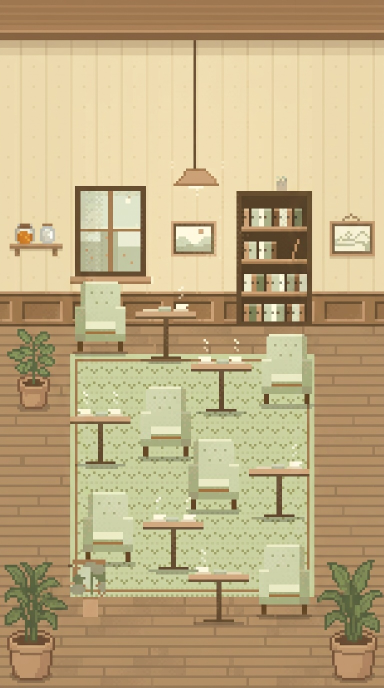
#> input picture ui/web/tools/art/sources/home_pano_gen.jpg, 768 x 1376 px (shown at 1/2 size)
$ python home_pano.py
#> lines starting #> are read from the running program, lines starting #| are printed output that depends on the picture
"""The full-screen home (assets/home_pano.png): the team's café, widened so nobody sits at the screen's edge.

sources/home_canvas.png puts the café (assets/home_bg.png) on a 9:16 canvas with magenta margins; an
ElevenLabs generation (Nano Banana 2, outpainting, sample 2 of 2) filled the margins as one flat room seen
straight from the front: the back wall, wainscot and floorboards run on to both edges, with no side walls
and no perspective, plus a few plants, a shelf and a picture (sources/home_pano_gen.jpg).

This script reads the generated margins back onto the café's own 12 px grid, snaps their colours to the
café's palette where they are close, and pastes the original café over the middle unchanged, so the
team's sprites keep their places (offset OX, OY; template.html CAFE_AT).

    python3 ui/web/tools/art/home_pano.py
"""
from pathlib import Path

import numpy as np
from PIL import Image

HERE = Path(__file__).resolve().parent
WEB = HERE.parents[1]
C = 12
GX, GY, SX, SY = 138, 181, 493 / 1179, 1069 / 2556   # where the original landed in the generation
OX, OY = 264, 432                                     # where it sits in the result (whole cells)
W, H = 1179 + 2 * OX, OY + 2556 + 288                 # 22 cells each side, 36 above, 24 below


def build():
    gen = np.asarray(Image.open(HERE / "sources/home_pano_gen.jpg").convert("RGB")).astype(float)
    orig = np.asarray(Image.open(WEB / "assets/home_bg.png").convert("RGB")).astype(int).copy()
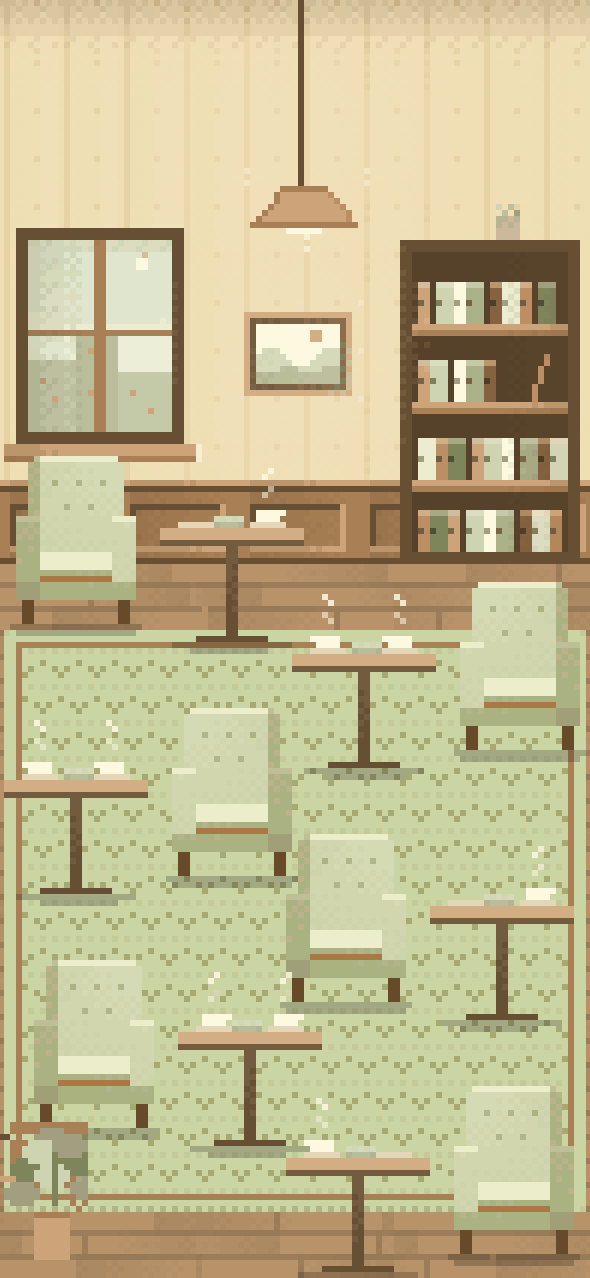
#> input picture ui/web/assets/home_bg.png, 1179 x 2556 px (shown at 1/2 size)
    # the original's top rows are a darker band where its picture ended; on the taller wall it would read
    # as a stripe, so they take the plain wall from just below (stripes and the lamp cord line up)
    orig[0:144] = orig[144:288]
    nx, ny = -(-W // C), H // C
    cells = np.zeros((ny, nx, 3))
    for j in range(ny):
        for i in range(nx):
            x0, y0 = i * C, j * C
            gx0, gx1 = GX + (x0 + 3 - OX) * SX, GX + (x0 + 9 - OX) * SX
            gy0, gy1 = GY + (y0 + 3 - OY) * SY, GY + (y0 + 9 - OY) * SY
            xa = int(np.clip(np.floor(gx0), 0, gen.shape[1] - 1))
            xb = int(np.clip(max(np.ceil(gx1), xa + 1), 1, gen.shape[1]))
            ya = int(np.clip(np.floor(gy0), 0, gen.shape[0] - 1))
            yb = int(np.clip(max(np.ceil(gy1), ya + 1), 1, gen.shape[0]))
            cells[j, i] = np.median(gen[ya:yb, xa:xb].reshape(-1, 3), 0)
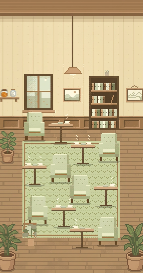
#> cells: shape (273, 143, 3) float64; mean R, G, B 190.5, 172, 130.4
    # palette: a generated colour close to one of the café's snaps to it; the others are reduced by k-means
    pal = np.unique(orig.reshape(-1, 3), axis=0).astype(float)
#> pal = 111 rows, first 8: [76, 80, 55], [81, 61, 38], [86, 65, 42], [88, 67, 43], [103, 74, 41], [103, 79, 51], [114, 91, 63], [121, 96, 68]
    flat = cells.reshape(-1, 3)
    d = ((flat[:, None] - pal[None]) ** 2).sum(2)
    out = flat.copy()
    snap = np.sqrt(d.min(1)) < 22
    out[snap] = pal[d.argmin(1)[snap]]
    rest = flat[~snap]
#> rest = 327 rows, first 8: [206, 149.5, 85.5], [209, 131.5, 46.5], [206, 128, 46.5], [214, 140, 45.5], [212, 132, 43], [212, 129.5, 42], [212, 138, 54], [189, 120, 47.5]
    if len(rest):
        k = min(16, len(rest))
#> k = 16
        rng = np.random.default_rng(0)
        cen = rest[rng.choice(len(rest), k, replace=False)]
#> cen = 16 rows, first 8: [102, 113.5, 72], [108, 116, 69], [92.5, 100, 63.5], [196.5, 117, 43.5], [86, 99, 63], [109.5, 117.5, 71.5], [102, 111, 66], [106, 113, 71]
        for _ in range(30):
            lab = ((rest[:, None] - cen[None]) ** 2).sum(2).argmin(1)
            for c in range(k):
                if (lab == c).any():
                    cen[c] = rest[lab == c].mean(0)
#> after the loop, cen = 16 rows, first 8: [104.9, 114, 71.73], [111.4, 120.5, 75.22], [91.46, 100.2, 64.96], [203.7, 125, 42.03], [87.28, 98.81, 61.69], [147.1, 152.4, 100.8], [101.7, 110.3, 70.36], [108.2, 116.6, 75.19]
        out[~snap] = np.round(cen[lab])
    full = np.asarray(Image.fromarray(out.reshape(ny, nx, 3).astype(np.uint8)).resize((nx * C, ny * C), Image.NEAREST))
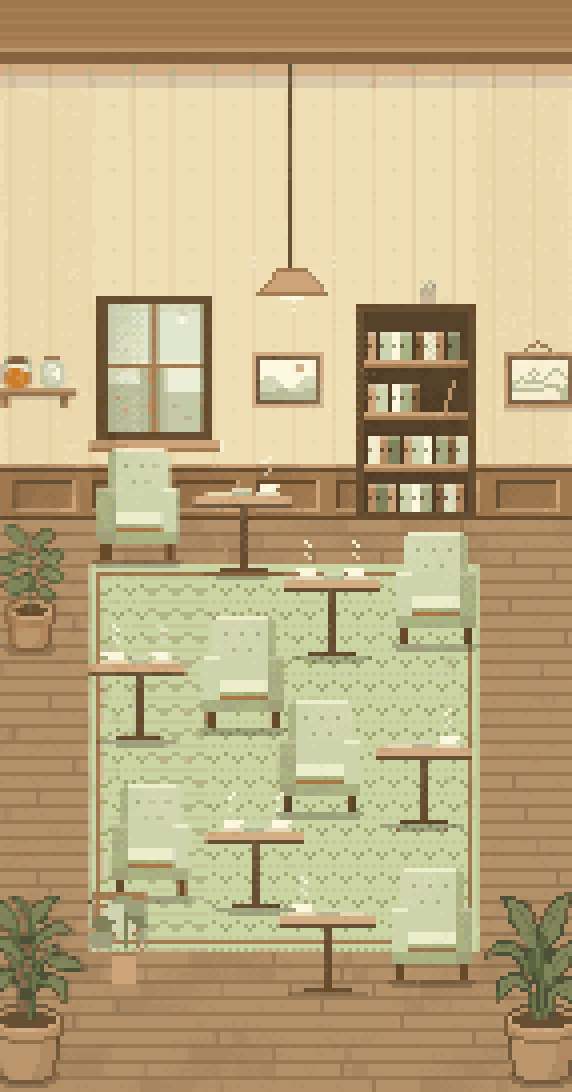
#> full: shape (3276, 1716, 3) (shown at 1/3 size); mean of channels 0, 1, 2 190.2, 172.1, 131.5; drawn as R, G, B
    full = full[:H, :W].copy()
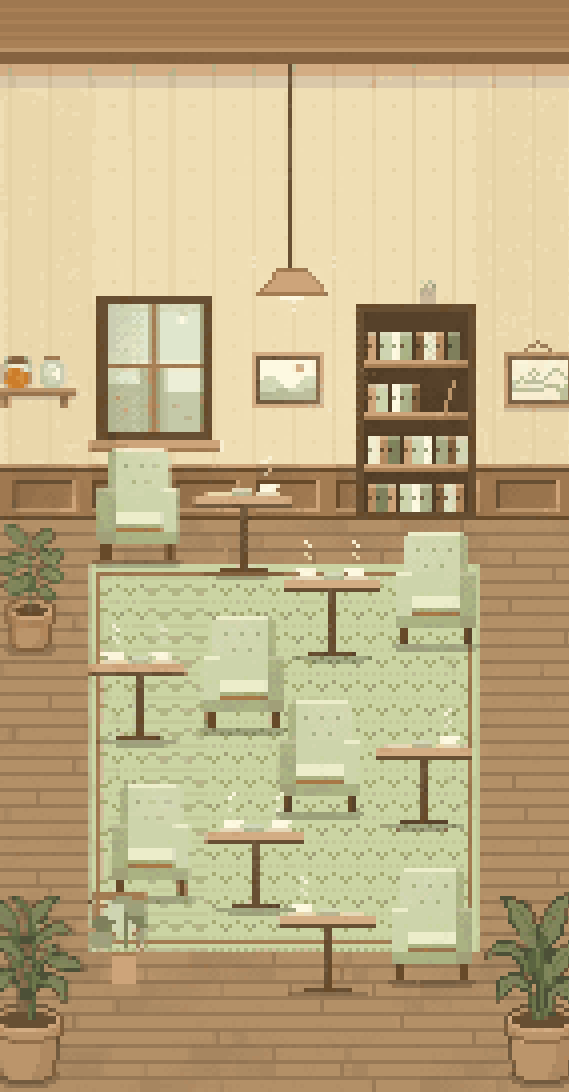
#> full: shape (3276, 1707, 3) (shown at 1/3 size); mean of channels 0, 1, 2 190.2, 172.2, 131.5; drawn as R, G, B
    # the original café, exactly; its cut right-hand column carried across the rest of that cell
    full[OY:OY + 2556, OX:OX + 1179] = orig
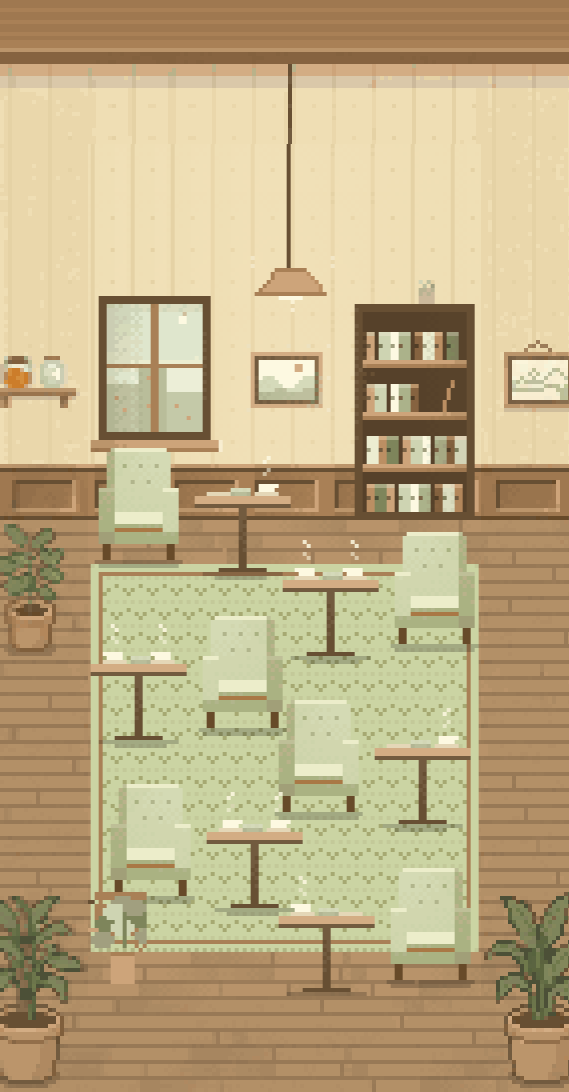
#> full: shape (3276, 1707, 3) (shown at 1/3 size); mean of channels 0, 1, 2 191.2, 173.3, 132.6; drawn as R, G, B
    end = OX + 1179
    full[OY:OY + 2556, end:end + (C - end % C) % C] = orig[:, -1:]
    Image.fromarray(full).save(WEB / "assets/home_pano.png", optimize=True)
    print(full.shape[1], "x", full.shape[0], "snapped", round(float(snap.mean()), 3), "original at", (OX, OY))
#| 1707 x 3276 snapped 0.992 original at (264, 432)


if __name__ == "__main__":
    build()
